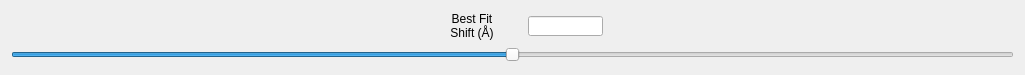
   <widget class="QWidget" name="widget" native="true">
    <property name="geometry">
     <rect>
      <x>12</x>
      <y>710</y>
      <width>1025</width>
      <height>75</height>
     </rect>
    </property>
    <property name="maximumSize">
     <size>
      <width>16777215</width>
      <height>75</height>
     </size>
    </property>
    <layout class="QVBoxLayout" name="verticalLayout_21">
     <item>
      <layout class="QHBoxLayout" name="horizontalLayout_23">
       <item>
        <spacer name="horizontalSpacer_5">
         <property name="orientation">
          <enum>Qt::Horizontal</enum>
         </property>
         <property name="sizeHint" stdset="0">
          <size>
           <width>40</width>
           <height>20</height>
          </size>
         </property>
        </spacer>
       </item>
       <item>
        <spacer name="horizontalSpacer_7">
         <property name="orientation">
          <enum>Qt::Horizontal</enum>
         </property>
         <property name="sizeHint" stdset="0">
          <size>
           <width>40</width>
           <height>20</height>
          </size>
         </property>
        </spacer>
       </item>
       <item>
        <widget class="QLabel" name="fitshiftLabel">
         <property name="minimumSize">
          <size>
           <width>100</width>
           <height>0</height>
          </size>
         </property>
         <property name="maximumSize">
          <size>
           <width>75</width>
           <height>32</height>
          </size>
         </property>
         <property name="statusTip">
          <string>The best fit can be shifted in the spectral direction</string>
         </property>
         <property name="text">
          <string>Best Fit
Shift (Å)</string>
         </property>
         <property name="alignment">
          <set>Qt::AlignCenter</set>
         </property>
        </widget>
       </item>
       <item>
        <widget class="QLineEdit" name="fitshiftInput">
         <property name="maximumSize">
          <size>
           <width>75</width>
           <height>20</height>
          </size>
         </property>
         <property name="toolTip">
          <string>Press 'Enter' when done</string>
         </property>
         <property name="statusTip">
          <string>Enter the best fit shift value</string>
         </property>
        </widget>
       </item>
       <item>
        <spacer name="horizontalSpacer_8">
         <property name="orientation">
          <enum>Qt::Horizontal</enum>
         </property>
         <property name="sizeHint" stdset="0">
          <size>
           <width>40</width>
           <height>20</height>
          </size>
         </property>
        </spacer>
       </item>
       <item>
        <spacer name="horizontalSpacer_6">
         <property name="orientation">
          <enum>Qt::Horizontal</enum>
         </property>
         <property name="sizeHint" stdset="0">
          <size>
           <width>40</width>
           <height>20</height>
          </size>
         </property>
        </spacer>
       </item>
      </layout>
     </item>
     <item>
      <widget class="QSlider" name="fitShift">
       <property name="statusTip">
        <string>Move the slider to shift the entire fit</string>
       </property>
       <property name="minimum">
        <number>-1500</number>
       </property>
       <property name="maximum">
        <number>1500</number>
       </property>
       <property name="singleStep">
        <number>0</number>
       </property>
       <property name="pageStep">
        <number>0</number>
       </property>
       <property name="orientation">
        <enum>Qt::Horizontal</enum>
       </property>
      </widget>
     </item>
    </layout>
   </widget>
